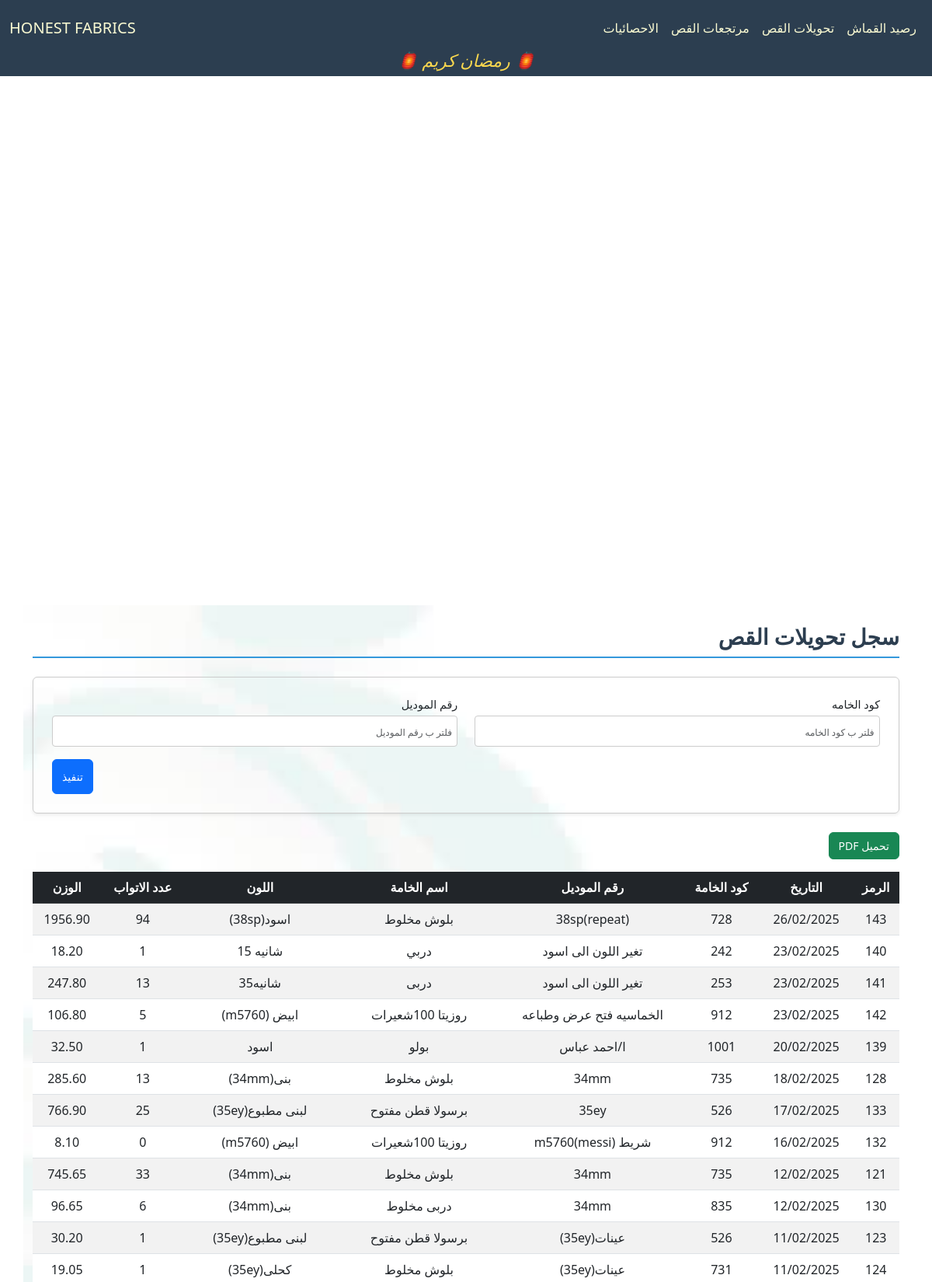
/cloth/CutTransfer/ (upper part), run on the app's committed database.
### cloth/models.py (models this page shows, shortened)
class Base(models.Model):
    id = models.AutoField(primary_key=True, verbose_name="الرمز")
    fabric_code = models.CharField(max_length=100, verbose_name="كود الخامه", db_index=True, null=True, blank=True)
    fabric_name = models.CharField(max_length=200, verbose_name="اسم الخامه", null=True, blank=True)
    color = models.CharField(max_length=100, verbose_name="اللون", null=True, blank=True)
    roll = models.PositiveIntegerField(verbose_name="عدد الاتواب", null=True, blank=True)
    weight = models.DecimalField(max_digits=10, decimal_places=2, verbose_name="الوزن", null=True, blank=True)
    date = models.CharField(max_length=100,verbose_name="التاريخ", null=True, blank=True)
    class Meta:
        abstract = True

class CutTransfer(Base):
    model_number = models.CharField(max_length=100, verbose_name="رقم الموديل", null=True, blank=True)

### cloth/views.py (the view)
# urls.py: path('CutTransfer/', CutTransferView.as_view(), name='cut_transfer_view'),
class CutTransferView(FilterableListView):
    template_name = "cloth/cut.html"
    model = CutTransfer
    filter_fields = ['fabric_code', 'model_number']
    columns = ["الرمز","التاريخ","كود الخامة","رقم الموديل","اسم الخامة","اللون","عدد الاتواب","الوزن"]

### cloth/views.py (called while the page is built)
    def parse_date(self, date_str):
        try:
            normalized_date = date_str.replace("\\", "/")
            return datetime.strptime(normalized_date, "%d/%m/%Y")
        except (ValueError, AttributeError):
            return datetime.min

    def get_queryset(self):
        queryset = super().get_queryset()
        filters = Q()
        ordering = self.request.GET.get('order', 'desc')
        for field in self.filter_fields:
            filter_value = self.request.GET.get(field)
            if filter_value:
                filters &= Q(**{f"{field}__icontains": filter_value})
        filtered_queryset = queryset.filter(filters)
        models = list(filtered_queryset)
        models.sort(
            key=lambda x: self.parse_date(x.date) if x.date else datetime.min,
            reverse=(ordering == 'desc')
        )
        return models

    def get_context_data(self, **kwargs):
        context = super().get_context_data(**kwargs)
        update = Updates.objects.all().order_by('-date').first()
        context['update'] = localtime(update.date).strftime("%d/%m %I:%M %p") if update and update.date else None
        context['columns'] = self.columns
        model_meta = self.model._meta
        context['filter_fields'] = [
            {
                'field_name': field,
                'verbose_name': model_meta.get_field(field).verbose_name,
                'value': self.request.GET.get(field) or "",
            }
            for field in self.filter_fields
        ]
        return context

### cloth/templates/cloth/cut.html (shortened to what this page needs)
{% extends "cloth/layout.html" %}
{% block home_page %}
<a class="navbar-brand" href="{% url 'fabric_view' %}">HONEST FABRICS</a>
{% endblock %}
{% block navbar_links_small %}
{% include "cloth/nav_links.html" %}
{% endblock %}
{% block body %}
    <h2 class="section-title pt-4">سجل تحويلات القص</h2>
    <form method="get" class="filter-form-flex mb-4 p-4 rounded shadow-sm">
        {% for filter_field in filter_fields %}
        <div class="form-group mb-3">
            <label for="filter_{{ forloop.counter }}" class="form-label">{{ filter_field.verbose_name }}</label>
            <input type="text" id="filter_{{ forloop.counter }}" name="{{ filter_field.field_name }}"
                   placeholder="فلتر ب {{ filter_field.verbose_name }}"
                   class="form-control"
                   value="{{ filter_field.value }}">
        </div>
        {% endfor %}
        <div class="submit-container">
            <button type="submit" class="btn btn-primary submit-btn">تنفيذ</button>
        </div>
    </form>
    <button onclick="generatePDF()" class="btn btn-success mb-3">تحميل PDF</button>
    <div style="overflow-y: auto; max-height: 70vh; position: relative;" class="table-responsive mb-4">
        <table id="data-table"  class="table table-striped">
            <thead class="table-dark">
                <tr>
                    <th style="position: sticky; top: 0;" >الرمز</th>
                    <th style="position: sticky; top: 0;" >التاريخ</th>
                    <th style="position: sticky; top: 0;" >كود الخامة</th>
                    <th style="position: sticky; top: 0;" >رقم الموديل</th>
                    <th style="position: sticky; top: 0;" >اسم الخامة</th>
                    <th style="position: sticky; top: 0;" >اللون</th>
                    <th style="position: sticky; top: 0;" >عدد الاتواب</th>
                    <th style="position: sticky; top: 0;" >الوزن</th>
                </tr>
            </thead>
            <tbody>
                {% for model in models %}
                <tr>
                    <td>{{ model.id }}</td>
                    <td>{{ model.date }}</td>
                    <td>{{ model.fabric_code }}</td>
                    <td>{{ model.model_number }}</td>
                    <td>{{ model.fabric_name }}</td>
                    <td>{{ model.color }}</td>
                    <td>{{ model.roll }}</td>
                    <td>{{ model.weight }}</td>
                </tr>
                {% empty %}
                <tr>
                    <td colspan="8" class="text-center">لا يوجد عناصر</td>
                </tr>
                {% endfor %}
            </tbody>
        </table>
    </div>
    {% endblock body %}

### cloth/static/cloth/styles.css (style rules this page uses)
:root { --primary-color: #3498db; --light-blue: #3db1ff5e; --secondary-color: #2c3e50; --success-color: #2ecc71; --danger-color: #e74c3c; --warning-color: #f1c40f; --light-bg: #f8f9fa; --dark-bg: #343a40; --light-text: lightgoldenrodyellow; --golden-text: rgb(255, 255, 0); --border-color: #dee2e6; --white-color: #ffffff; }
*, *::before, *::after { box-sizing: border-box; }
ul, div { padding: 0; margin: 0; }
body { background-color: var(--light-bg); margin-inline: 0; font-family: 'Segoe UI', Tahoma, Geneva, Verdana, sans-serif; line-height: 1.6; font-size: 16px; }
#navbar, #navbar a, #navbar-menu-body, #navbar-menu-body a { color: var(--light-text); }
.section-title { color: var(--secondary-color); border-bottom: 2px solid var(--primary-color); padding-bottom: 0.5rem; margin-bottom: 1.5rem; font-weight: bold; }
.table { border-collapse: separate; border-spacing: 0; border-radius: 8px; width: 100%; }
.table th, .table td { text-align: center; vertical-align: middle; padding: 10px; }
.table-striped tbody tr:nth-of-type(odd) { background-color: var(--light-bg); }
.table-dark th { background-color: var(--secondary-color); color: var(--light-text); }
.table-responsive { overflow-x: auto; }
.table-responsive table th, .table-responsive table td { white-space: nowrap; min-width: fit-content; }
.table-responsive table { width: 100%; table-layout: auto; }
.filter-form-flex { display: flex; flex-wrap: wrap; padding: 1rem; border: 1px solid #ccc; border-radius: 8px; justify-content: space-between; column-gap: 2px; direction: rtl; }
.filter-form-flex .form-group { display: flex; flex-direction: column; margin-bottom: 5px; width: 49%; }
.filter-form-flex .form-label { font-size: 0.9rem; margin-bottom: 0.25rem; }
.filter-form-flex .form-control { border: 1px solid #ccc; border-radius: 4px; padding: 0.4rem; font-size: 0.9rem; }
.filter-form-flex input[type="text"], .filter-form-flex input[type="number"], .filter-form-flex input[type="date"] { width: 100%; height: 40px; }
.submit-container { display: flex; justify-content: flex-end; width: 100%; }
.filter-form-flex .submit-btn { width: auto; height: 45px; font-size: 1rem; }
@media (max-width: 1200px) { body { font-size: 15px; } }
@media (max-width: 1200px) { h4.section-title, h2 { font-size: 28px !important; } }
@media (max-width: 1200px) { p.lead, .oped_details_btn, .btn { font-size: 14px !important; } }
@media (max-width: 1200px) { ::placeholder { font-size: 12px !important; } }

### data on the page
CutTransfer: id "143", date "26/02/2025", fabric_code "728", model_number "38sp(repeat)", fabric_name "بلوش مخلوط", color "اسود(38sp)", roll "94", weight "1956.90"
CutTransfer: id "140", date "23/02/2025", fabric_code "242", model_number "تغير اللون الى اسود", fabric_name "دربي", color "شانيه 15", roll "1", weight "18.20"
CutTransfer: id "141", date "23/02/2025", fabric_code "253", model_number "تغير اللون الى اسود", fabric_name "دربى", color "شانيه35", roll "13", weight "247.80"
CutTransfer: id "142", date "23/02/2025", fabric_code "912", model_number "الخماسيه فتح عرض وطباعه", fabric_name "روزيتا 100شعيرات", color "ابيض (m5760)", roll "5", weight "106.80"
CutTransfer: id "139", date "20/02/2025", fabric_code "1001", model_number "ا/احمد عباس", fabric_name "بولو", color "اسود", roll "1", weight "32.50"
CutTransfer: id "128", date "18/02/2025", fabric_code "735", model_number "34mm", fabric_name "بلوش مخلوط", color "بنى(34mm)", roll "13", weight "285.60"
CutTransfer: id "133", date "17/02/2025", fabric_code "526", model_number "35ey", fabric_name "برسولا قطن مفتوح", color "لبنى مطبوع(35ey)", roll "25", weight "766.90"
CutTransfer: id "132", date "16/02/2025", fabric_code "912", model_number "شريط m5760(messi)", fabric_name "روزيتا 100شعيرات", color "ابيض (m5760)", roll "0", weight "8.10"
CutTransfer: id "121", date "12/02/2025", fabric_code "735", model_number "34mm", fabric_name "بلوش مخلوط", color "بنى(34mm)", roll "33", weight "745.65"
CutTransfer: id "130", date "12/02/2025", fabric_code "835", model_number "34mm", fabric_name "دربى مخلوط", color "بنى(34mm)", roll "6", weight "96.65"
CutTransfer: id "123", date "11/02/2025", fabric_code "526", model_number "عينات(35ey)", fabric_name "برسولا قطن مفتوح", color "لبنى مطبوع(35ey)", roll "1", weight "30.20"
CutTransfer: id "124", date "11/02/2025", fabric_code "731", model_number "عينات(35ey)", fabric_name "بلوش مخلوط", color "كحلى(35ey)", roll "1", weight "19.05"

### other printed values
{{ filter_field.verbose_name }} "كود الخامه" "رقم الموديل"
